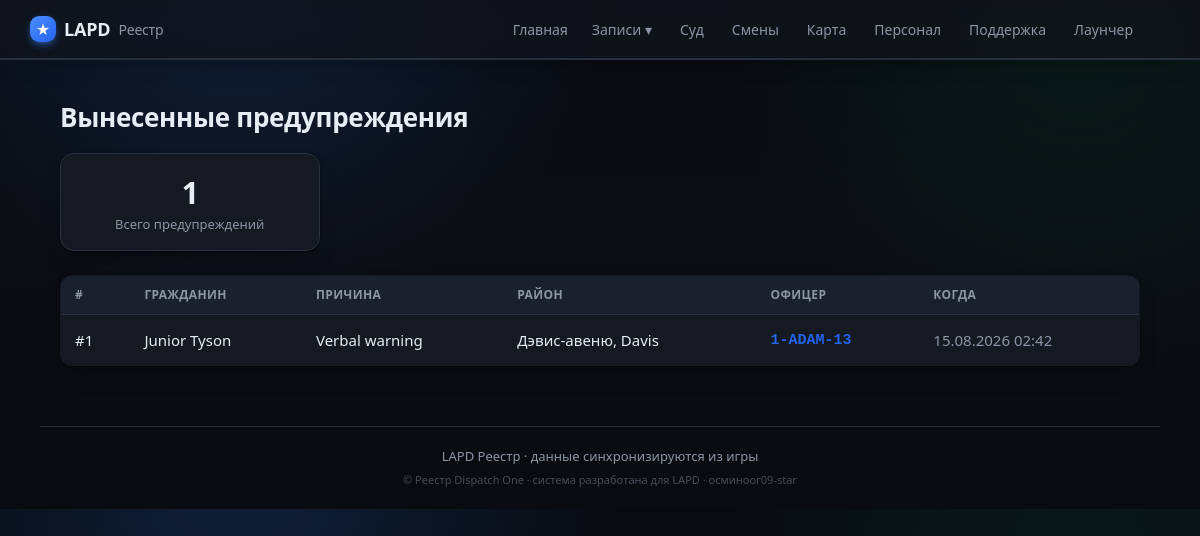
Before: /warnings with the older database file.
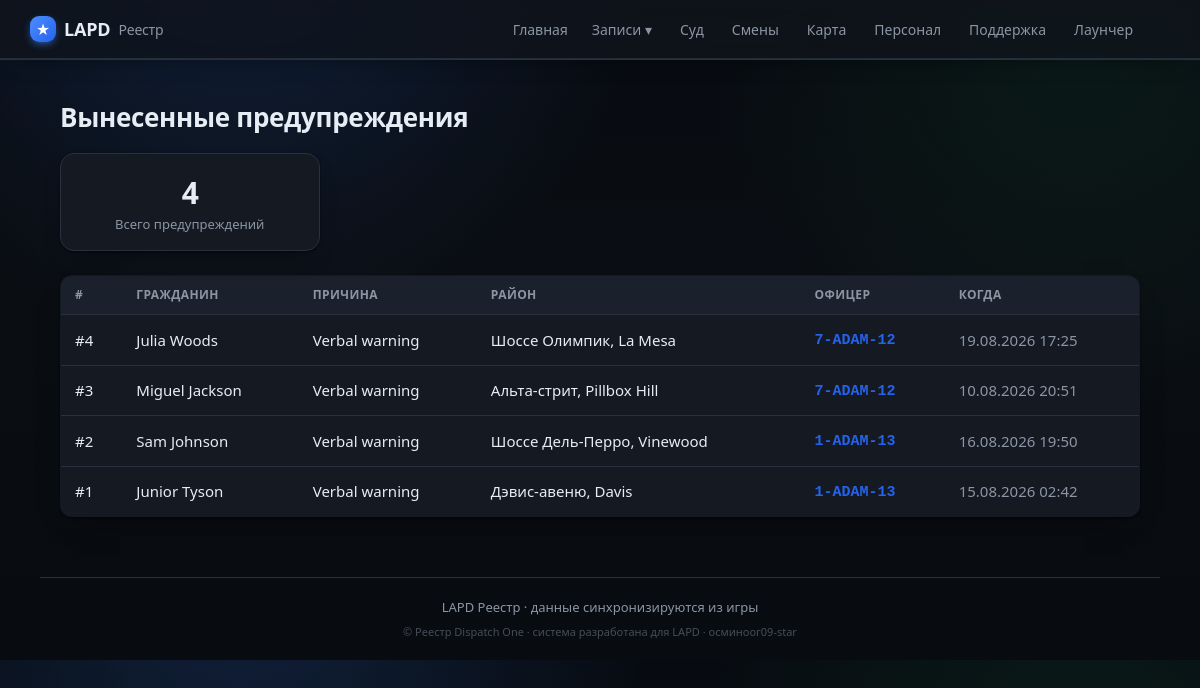
After: the same page with the newer database file.
### tables this page shows
CREATE TABLE warnings (
                id INTEGER PRIMARY KEY AUTOINCREMENT,
                external_id TEXT UNIQUE,
                officer_id INTEGER,
                subject_name TEXT,
                issued_at TEXT,
                location TEXT,
                reason TEXT
            );

CREATE TABLE officers (
                id INTEGER PRIMARY KEY AUTOINCREMENT,
                callsign TEXT UNIQUE NOT NULL,
                name TEXT
            , current_status TEXT, status_since TEXT, rank TEXT, department TEXT, discord TEXT, is_admin INTEGER);

### app/main.py (the view)
@app.route("/warnings")
def warnings():
    return render_template("warnings.html", warnings=db.list_warnings(300))

### app/db.py (called while the page is built)
def fmt_dt(iso):
    try:
        dt = datetime.datetime.fromisoformat(iso)
        return dt.strftime("%d.%m.%Y %H:%M")
    except Exception:
        return iso or "—"

@contextmanager
def get_conn():
    conn = sqlite3.connect(config.DB_PATH)
    conn.row_factory = sqlite3.Row
    try:
        yield conn
        conn.commit()
    finally:
        conn.close()

def _row_to_warning(r):
    d = dict(r)
    d["issued_fmt"] = fmt_dt(r["issued_at"]) if r["issued_at"] else "—"
    return d

def list_warnings(limit=200, officer_id=None):
    q = """SELECT warnings.*, officers.callsign, officers.name AS officer_name
           FROM warnings LEFT JOIN officers ON officers.id = warnings.officer_id"""
    params = []
    if officer_id:
        q += " WHERE warnings.officer_id=?"; params.append(officer_id)
    q += " ORDER BY warnings.id DESC LIMIT ?"; params.append(limit)
    with get_conn() as c:
        return [_row_to_warning(r) for r in c.execute(q, params).fetchall()]

### app/templates/warnings.html (shortened to what this page needs)
{% extends "base.html" %}
{% block content %}
<h1>Вынесенные предупреждения</h1>
<section class="stats">
  <div class="stat"><div class="num">{{ warnings|length }}</div><div class="lbl">Всего предупреждений</div></div>
</section>
{% if warnings %}
<table class="tbl">
  <thead><tr><th>#</th><th>Гражданин</th><th>Причина</th><th>Район</th><th>Офицер</th><th>Когда</th></tr></thead>
  <tbody>
  {% for w in warnings %}
    <tr>
      <td>#{{ w.id }}</td>
      <td><a class="row-link" href="{{ url_for('file_view', name=w.subject_name) }}">{{ w.subject_name }}</a></td>
      <td>{{ w.reason or '—' }}</td>
      <td>{{ w.location or '—' }}</td>
      <td>{% if w.callsign %}<a class="cs" href="{{ url_for('officer_view', callsign=w.callsign) }}">{{ w.callsign }}</a>{% else %}—{% endif %}</td>
      <td class="muted">{{ w.issued_fmt }}</td>
    </tr>
  {% endfor %}
  </tbody>
</table>
{% else %}
  <p class="empty">Предупреждений пока нет<span class="empty-sub">Появятся после игры.</span></p>
{% endif %}
{% endblock %}

Changed rows visible on the page:
added warnings: id "4", subject_name "Julia Woods", reason "Verbal warning", location "Шоссе Олимпик, La Mesa", callsign "7-ADAM-12", issued_fmt "19.08.2026 17:25"
added warnings: id "3", subject_name "Miguel Jackson", reason "Verbal warning", location "Альта-стрит, Pillbox Hill", callsign "7-ADAM-12", issued_fmt "10.08.2026 20:51"
added warnings: id "2", subject_name "Sam Johnson", reason "Verbal warning", location "Шоссе Дель-Перро, Vinewood", callsign "1-ADAM-13", issued_fmt "16.08.2026 19:50"
Other visible differences:
{{ warnings|length }}: "1" → "4"
